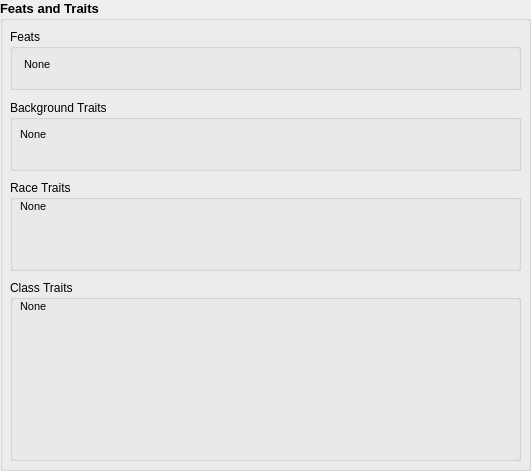
  <widget class="QGroupBox" name="groupBox_22">
   <property name="geometry">
    <rect>
     <x>730</x>
     <y>370</y>
     <width>531</width>
     <height>471</height>
    </rect>
   </property>
   <property name="font">
    <font>
     <pointsize>10</pointsize>
     <weight>75</weight>
     <bold>true</bold>
    </font>
   </property>
   <property name="title">
    <string>Feats and Traits</string>
   </property>
   <widget class="QGroupBox" name="groupBox_23">
    <property name="geometry">
     <rect>
      <x>10</x>
      <y>29</y>
      <width>511</width>
      <height>61</height>
     </rect>
    </property>
    <property name="font">
     <font>
      <pointsize>9</pointsize>
      <weight>50</weight>
      <bold>false</bold>
     </font>
    </property>
    <property name="title">
     <string>Feats</string>
    </property>
    <widget class="QLabel" name="featsLbl">
     <property name="geometry">
      <rect>
       <x>14</x>
       <y>25</y>
       <width>481</width>
       <height>21</height>
      </rect>
     </property>
     <property name="font">
      <font>
       <pointsize>8</pointsize>
      </font>
     </property>
     <property name="text">
      <string>None</string>
     </property>
    </widget>
   </widget>
   <widget class="QGroupBox" name="groupBox_24">
    <property name="geometry">
     <rect>
      <x>10</x>
      <y>180</y>
      <width>511</width>
      <height>91</height>
     </rect>
    </property>
    <property name="font">
     <font>
      <pointsize>9</pointsize>
      <weight>50</weight>
      <bold>false</bold>
     </font>
    </property>
    <property name="title">
     <string>Race Traits</string>
    </property>
    <widget class="QLabel" name="raceTraitsLbl">
     <property name="geometry">
      <rect>
       <x>10</x>
       <y>20</y>
       <width>481</width>
       <height>51</height>
      </rect>
     </property>
     <property name="font">
      <font>
       <pointsize>8</pointsize>
      </font>
     </property>
     <property name="text">
      <string>None</string>
     </property>
     <property name="alignment">
      <set>Qt::AlignLeading|Qt::AlignLeft|Qt::AlignTop</set>
     </property>
    </widget>
   </widget>
   <widget class="QGroupBox" name="groupBox_25">
    <property name="geometry">
     <rect>
      <x>10</x>
      <y>100</y>
      <width>511</width>
      <height>71</height>
     </rect>
    </property>
    <property name="font">
     <font>
      <pointsize>9</pointsize>
      <weight>50</weight>
      <bold>false</bold>
     </font>
    </property>
    <property name="title">
     <string>Background Traits</string>
    </property>
    <widget class="QLabel" name="backgroundTraitsLbl">
     <property name="geometry">
      <rect>
       <x>10</x>
       <y>24</y>
       <width>481</width>
       <height>21</height>
      </rect>
     </property>
     <property name="font">
      <font>
       <pointsize>8</pointsize>
      </font>
     </property>
     <property name="text">
      <string>None</string>
     </property>
    </widget>
   </widget>
   <widget class="QGroupBox" name="groupBox_26">
    <property name="geometry">
     <rect>
      <x>10</x>
      <y>280</y>
      <width>511</width>
      <height>181</height>
     </rect>
    </property>
    <property name="font">
     <font>
      <pointsize>9</pointsize>
      <weight>50</weight>
      <bold>false</bold>
     </font>
    </property>
    <property name="title">
     <string>Class Traits</string>
    </property>
    <widget class="QLabel" name="classTraitsLbl">
     <property name="geometry">
      <rect>
       <x>10</x>
       <y>20</y>
       <width>481</width>
       <height>131</height>
      </rect>
     </property>
     <property name="font">
      <font>
       <pointsize>8</pointsize>
      </font>
     </property>
     <property name="text">
      <string>None</string>
     </property>
     <property name="alignment">
      <set>Qt::AlignLeading|Qt::AlignLeft|Qt::AlignTop</set>
     </property>
    </widget>
   </widget>
  </widget>
